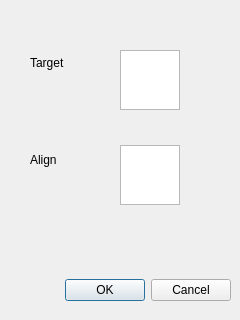
<?xml version="1.0" encoding="UTF-8"?>
<ui version="4.0">
 <class>Dialog</class>
 <widget class="QDialog" name="Dialog">
  <property name="geometry">
   <rect>
    <x>0</x>
    <y>0</y>
    <width>240</width>
    <height>320</height>
   </rect>
  </property>
  <property name="windowTitle">
   <string>Dialog</string>
  </property>
  <widget class="QDialogButtonBox" name="buttonBox">
   <property name="geometry">
    <rect>
     <x>10</x>
     <y>270</y>
     <width>221</width>
     <height>41</height>
    </rect>
   </property>
   <property name="orientation">
    <enum>Qt::Horizontal</enum>
   </property>
   <property name="standardButtons">
    <set>QDialogButtonBox::Cancel|QDialogButtonBox::Ok</set>
   </property>
  </widget>
  <widget class="QGraphicsView" name="target">
   <property name="geometry">
    <rect>
     <x>120</x>
     <y>50</y>
     <width>60</width>
     <height>60</height>
    </rect>
   </property>
  </widget>
  <widget class="QGraphicsView" name="align">
   <property name="geometry">
    <rect>
     <x>120</x>
     <y>145</y>
     <width>60</width>
     <height>60</height>
    </rect>
   </property>
  </widget>
  <widget class="QLabel" name="label">
   <property name="geometry">
    <rect>
     <x>30</x>
     <y>55</y>
     <width>60</width>
     <height>16</height>
    </rect>
   </property>
   <property name="text">
    <string>Target</string>
   </property>
  </widget>
  <widget class="QLabel" name="label_2">
   <property name="geometry">
    <rect>
     <x>30</x>
     <y>150</y>
     <width>60</width>
     <height>20</height>
    </rect>
   </property>
   <property name="text">
    <string>Align</string>
   </property>
  </widget>
 </widget>
 <resources/>
 <connections>
  <connection>
   <sender>buttonBox</sender>
   <signal>accepted()</signal>
   <receiver>Dialog</receiver>
   <slot>accept()</slot>
   <hints>
    <hint type="sourcelabel">
     <x>248</x>
     <y>254</y>
    </hint>
    <hint type="destinationlabel">
     <x>157</x>
     <y>274</y>
    </hint>
   </hints>
  </connection>
  <connection>
   <sender>buttonBox</sender>
   <signal>rejected()</signal>
   <receiver>Dialog</receiver>
   <slot>reject()</slot>
   <hints>
    <hint type="sourcelabel">
     <x>316</x>
     <y>260</y>
    </hint>
    <hint type="destinationlabel">
     <x>286</x>
     <y>274</y>
    </hint>
   </hints>
  </connection>
 </connections>
</ui>
